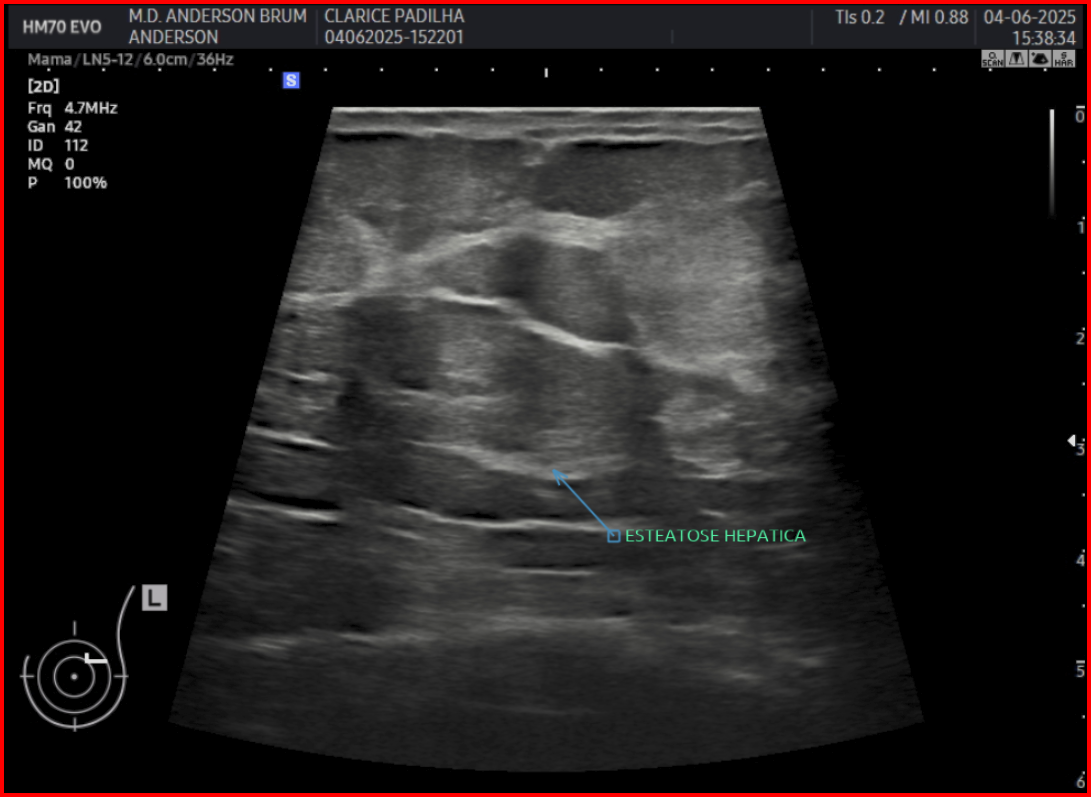
#> input picture image.png, 1091 x 797 px
$ python -i extract_ultrasound_text.py   (imports and definitions only)
#> lines starting #> are read from the running program, lines starting #| are printed output that depends on the picture; after the words box and inside, x2 and y2 are one past the last pixel; in counts of white or black regions, pixels touching at a corner belong together
import cv2
import numpy as np
import pytesseract
import re
from typing import Tuple, Dict


def extract_ultrasound_text(
    image_path: str,
    brightness_cut: int = 50,
    border_tol: float = 0.01,
    invert_thresh: int = 128,
) -> Tuple[str, Dict[str, float]]:
    """Crop borders, optionally invert and run OCR on an ultrasound image.

    Parameters
    ----------
    image_path: str
        Path to the image file.
    brightness_cut: int, optional
        Grayscale level considered as "bright" to detect borders. Default ``50``.
    border_tol: float, optional
        Fraction of bright pixels that marks a row/column as part of the image.
        Default ``0.01``.
    invert_thresh: int, optional
        If the cropped image average intensity is below this value, the colors
        will be inverted before OCR. Default ``128``.

    Returns
    -------
    Tuple[str, Dict[str, float]]
        Raw text returned by Tesseract and any ``label: value`` pairs found.
    """
#> called with image_path = 'image.png', brightness_cut = 50, border_tol = 0.01, invert_thresh = 128
    # 1. leitura e conversão para tons de cinza
    img_bgr = cv2.imread(image_path)
#> img_bgr is the input picture: shape (797, 1091, 3); mean B, G, R 30.5, 30.7, 35
    if img_bgr is None:
        raise FileNotFoundError(f"Não achei {image_path}")
    gray = cv2.cvtColor(img_bgr, cv2.COLOR_BGR2GRAY)

    # 2. detecção de molduras escuras
    rows, cols = gray.shape
#> rows = 797; cols = 1091
    bright = gray > brightness_cut
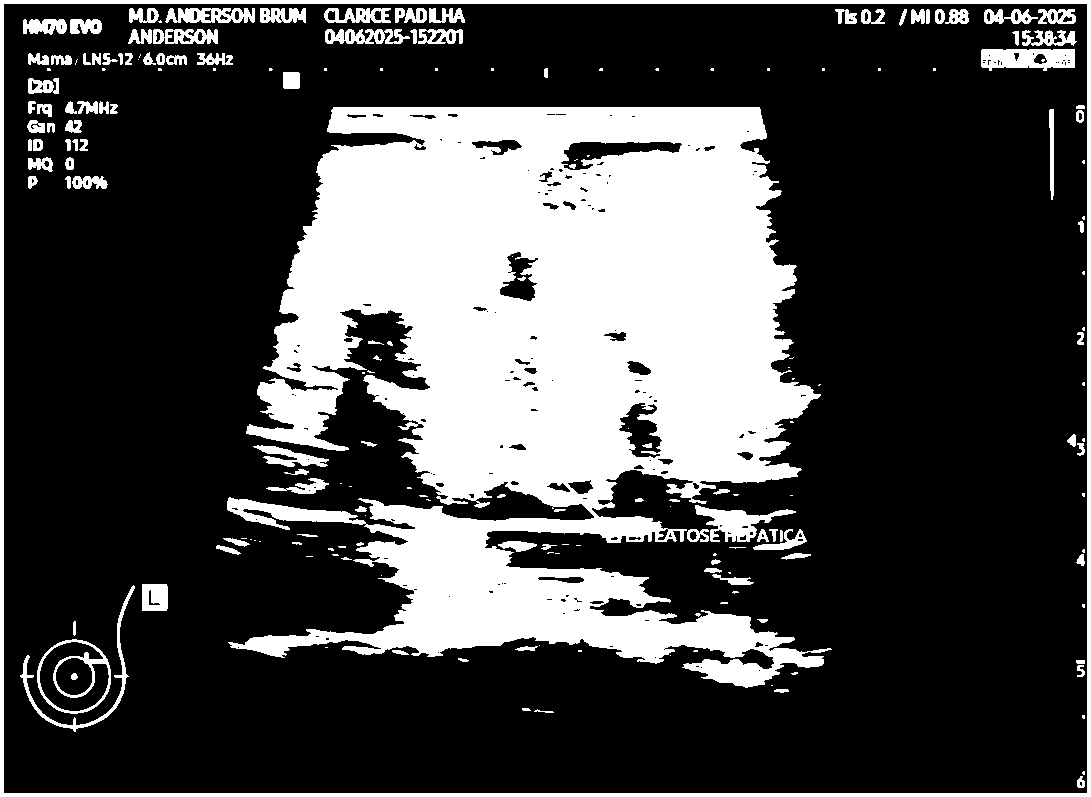
#> bright: shape (797, 1091) bool; 28% white; 196 white regions (78 under 20 px), largest, box (x1, y1, x2, y2) and area: (227, 107, 832, 688) 204043, (0, 0, 1091, 797) 15040, (981, 49, 1075, 71) 1632
    col_keep = [bright[:, c].mean() > border_tol for c in range(cols)]
#> col_keep = 1091 items, first 6: True, True, True, True, True, True
    row_keep = [bright[r, :].mean() > border_tol for r in range(rows)]
#> row_keep = 797 items, first 6: True, True, True, True, False, False
    try:
        x_min = col_keep.index(True)
#> x_min = 0
        x_max = cols - col_keep[::-1].index(True)
#> x_max = 1091
        y_min = row_keep.index(True)
#> y_min = 0
        y_max = rows - row_keep[::-1].index(True)
#> y_max = 797
    except ValueError:
        x_min, x_max, y_min, y_max = 0, cols, 0, rows
    cropped = gray[y_min:y_max, x_min:x_max]

    # 3. inverter caso o fundo seja escuro
    if cropped.mean() < invert_thresh:
        cropped = cv2.bitwise_not(cropped)
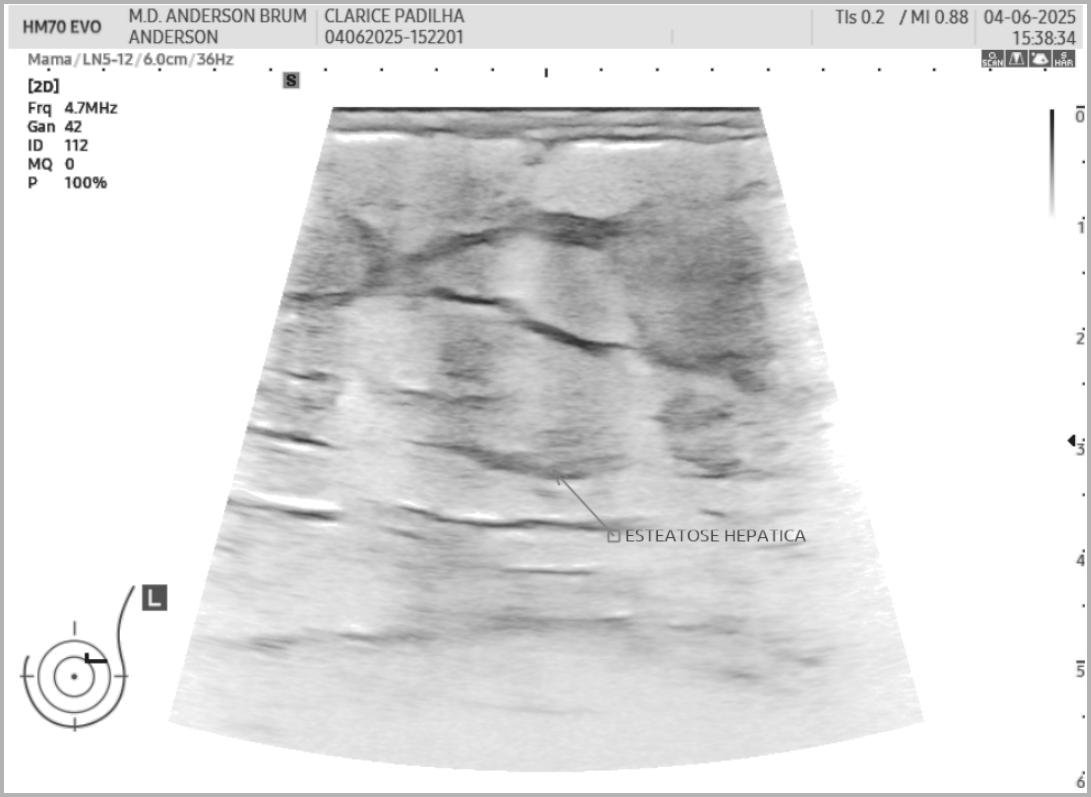
#> cropped: shape (797, 1091); min 31, max 255, mean 223

    # 4. binarização
    _, bw = cv2.threshold(cropped, 0, 255, cv2.THRESH_BINARY + cv2.THRESH_OTSU)
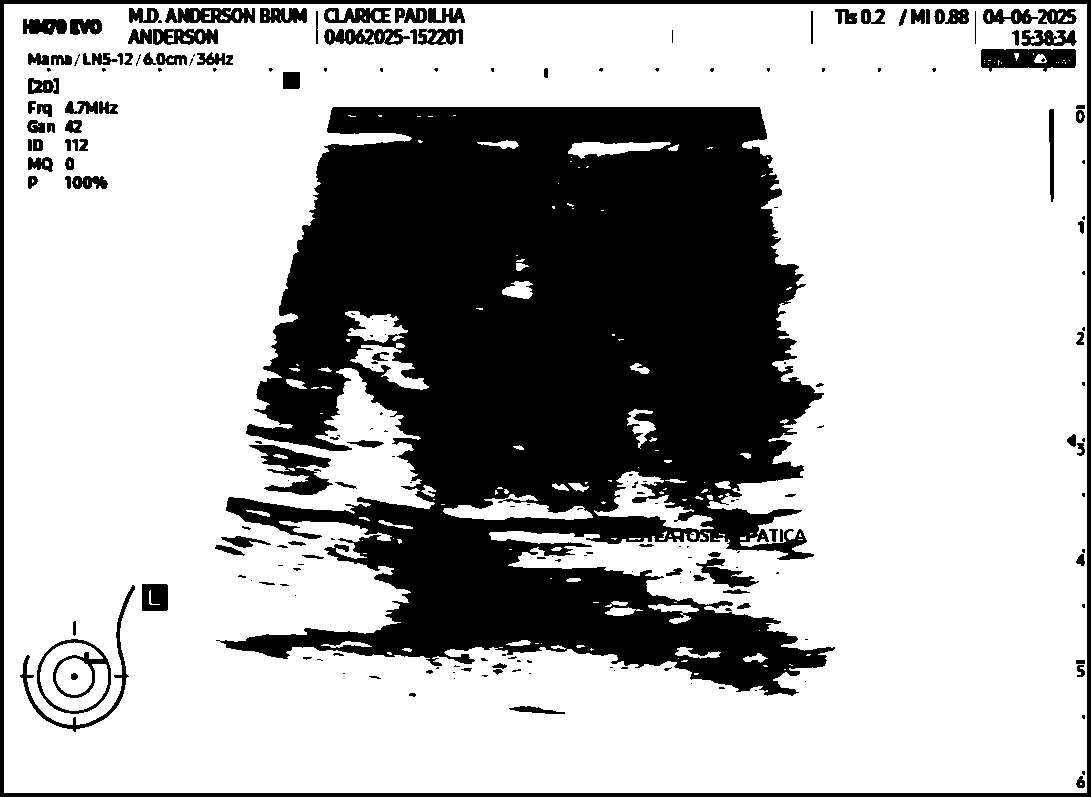
#> bw: shape (797, 1091); 69.2% white; 217 black regions (111 under 20 px), largest, box (x1, y1, x2, y2) and area: (216, 107, 835, 696) 227725, (0, 0, 1091, 797) 15040, (249, 445, 333, 495) 1868

    # 5. OCR
#> (the run stopped early here; a loop or call above may not have finished)
